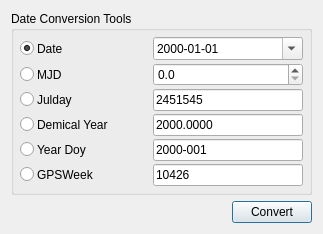
<?xml version="1.0" encoding="UTF-8"?>
<ui version="4.0">
 <class>Dialog</class>
 <widget class="QDialog" name="Dialog">
  <property name="geometry">
   <rect>
    <x>0</x>
    <y>0</y>
    <width>323</width>
    <height>218</height>
   </rect>
  </property>
  <property name="windowTitle">
   <string>Dialog</string>
  </property>
  <layout class="QGridLayout" name="gridLayout">
   <item row="0" column="0">
    <layout class="QVBoxLayout" name="verticalLayout_2">
     <item>
      <widget class="QGroupBox" name="groupBox">
       <property name="styleSheet">
        <string notr="true"/>
       </property>
       <property name="title">
        <string>Date Conversion Tools</string>
       </property>
       <layout class="QVBoxLayout" name="verticalLayout">
        <property name="spacing">
         <number>3</number>
        </property>
        <property name="margin">
         <number>6</number>
        </property>
        <item>
         <layout class="QHBoxLayout" name="horizontalLayout">
          <item>
           <widget class="QRadioButton" name="dateRadio">
            <property name="text">
             <string/>
            </property>
            <property name="checked">
             <bool>true</bool>
            </property>
           </widget>
          </item>
          <item>
           <widget class="QLabel" name="label">
            <property name="text">
             <string>Date</string>
            </property>
           </widget>
          </item>
          <item>
           <spacer name="horizontalSpacer">
            <property name="orientation">
             <enum>Qt::Horizontal</enum>
            </property>
            <property name="sizeHint" stdset="0">
             <size>
              <width>40</width>
              <height>20</height>
             </size>
            </property>
           </spacer>
          </item>
          <item>
           <widget class="QDateEdit" name="dateEdit">
            <property name="minimumSize">
             <size>
              <width>150</width>
              <height>0</height>
             </size>
            </property>
            <property name="maximumSize">
             <size>
              <width>150</width>
              <height>16777215</height>
             </size>
            </property>
            <property name="layoutDirection">
             <enum>Qt::LeftToRight</enum>
            </property>
            <property name="dateTime">
             <datetime>
              <hour>0</hour>
              <minute>0</minute>
              <second>0</second>
              <year>2000</year>
              <month>1</month>
              <day>1</day>
             </datetime>
            </property>
            <property name="time">
             <time>
              <hour>0</hour>
              <minute>0</minute>
              <second>0</second>
             </time>
            </property>
            <property name="minimumDateTime">
             <datetime>
              <hour>0</hour>
              <minute>0</minute>
              <second>0</second>
              <year>1975</year>
              <month>9</month>
              <day>14</day>
             </datetime>
            </property>
            <property name="displayFormat">
             <string>yyyy-MM-dd</string>
            </property>
            <property name="calendarPopup">
             <bool>true</bool>
            </property>
           </widget>
          </item>
         </layout>
        </item>
        <item>
         <layout class="QHBoxLayout" name="horizontalLayout_2">
          <item>
           <widget class="QRadioButton" name="mjdRadio">
            <property name="text">
             <string/>
            </property>
            <property name="checked">
             <bool>false</bool>
            </property>
           </widget>
          </item>
          <item>
           <widget class="QLabel" name="label_3">
            <property name="text">
             <string>MJD</string>
            </property>
           </widget>
          </item>
          <item>
           <spacer name="horizontalSpacer_2">
            <property name="orientation">
             <enum>Qt::Horizontal</enum>
            </property>
            <property name="sizeHint" stdset="0">
             <size>
              <width>40</width>
              <height>20</height>
             </size>
            </property>
           </spacer>
          </item>
          <item>
           <widget class="QDoubleSpinBox" name="mjdEdit">
            <property name="minimumSize">
             <size>
              <width>150</width>
              <height>0</height>
             </size>
            </property>
            <property name="maximumSize">
             <size>
              <width>150</width>
              <height>16777215</height>
             </size>
            </property>
            <property name="decimals">
             <number>1</number>
            </property>
            <property name="maximum">
             <double>99999.899999999994179</double>
            </property>
           </widget>
          </item>
         </layout>
        </item>
        <item>
         <layout class="QHBoxLayout" name="horizontalLayout_3">
          <item>
           <widget class="QRadioButton" name="juldayRadio">
            <property name="text">
             <string/>
            </property>
           </widget>
          </item>
          <item>
           <widget class="QLabel" name="label_2">
            <property name="text">
             <string>Julday</string>
            </property>
           </widget>
          </item>
          <item>
           <spacer name="horizontalSpacer_3">
            <property name="orientation">
             <enum>Qt::Horizontal</enum>
            </property>
            <property name="sizeHint" stdset="0">
             <size>
              <width>40</width>
              <height>20</height>
             </size>
            </property>
           </spacer>
          </item>
          <item>
           <widget class="QLineEdit" name="juldayEdit">
            <property name="minimumSize">
             <size>
              <width>150</width>
              <height>0</height>
             </size>
            </property>
            <property name="maximumSize">
             <size>
              <width>150</width>
              <height>16777215</height>
             </size>
            </property>
            <property name="text">
             <string>2451545</string>
            </property>
           </widget>
          </item>
         </layout>
        </item>
        <item>
         <layout class="QHBoxLayout" name="horizontalLayout_4">
          <item>
           <widget class="QRadioButton" name="dyRadio">
            <property name="text">
             <string/>
            </property>
           </widget>
          </item>
          <item>
           <widget class="QLabel" name="label_4">
            <property name="text">
             <string>Demical Year</string>
            </property>
           </widget>
          </item>
          <item>
           <spacer name="horizontalSpacer_4">
            <property name="orientation">
             <enum>Qt::Horizontal</enum>
            </property>
            <property name="sizeHint" stdset="0">
             <size>
              <width>40</width>
              <height>20</height>
             </size>
            </property>
           </spacer>
          </item>
          <item>
           <widget class="QLineEdit" name="dyEdit">
            <property name="minimumSize">
             <size>
              <width>150</width>
              <height>0</height>
             </size>
            </property>
            <property name="maximumSize">
             <size>
              <width>150</width>
              <height>16777215</height>
             </size>
            </property>
            <property name="text">
             <string>2000.0000</string>
            </property>
           </widget>
          </item>
         </layout>
        </item>
        <item>
         <layout class="QHBoxLayout" name="horizontalLayout_5">
          <item>
           <widget class="QRadioButton" name="ydRadio">
            <property name="text">
             <string/>
            </property>
           </widget>
          </item>
          <item>
           <widget class="QLabel" name="label_5">
            <property name="text">
             <string>Year Doy</string>
            </property>
           </widget>
          </item>
          <item>
           <spacer name="horizontalSpacer_5">
            <property name="orientation">
             <enum>Qt::Horizontal</enum>
            </property>
            <property name="sizeHint" stdset="0">
             <size>
              <width>40</width>
              <height>20</height>
             </size>
            </property>
           </spacer>
          </item>
          <item>
           <widget class="QLineEdit" name="ydEdit">
            <property name="minimumSize">
             <size>
              <width>150</width>
              <height>0</height>
             </size>
            </property>
            <property name="maximumSize">
             <size>
              <width>150</width>
              <height>16777215</height>
             </size>
            </property>
            <property name="text">
             <string>2000-001</string>
            </property>
           </widget>
          </item>
         </layout>
        </item>
        <item>
         <layout class="QHBoxLayout" name="horizontalLayout_7">
          <item>
           <widget class="QRadioButton" name="gpsweekRadio">
            <property name="text">
             <string/>
            </property>
           </widget>
          </item>
          <item>
           <widget class="QLabel" name="label_6">
            <property name="text">
             <string>GPSWeek</string>
            </property>
           </widget>
          </item>
          <item>
           <spacer name="horizontalSpacer_6">
            <property name="orientation">
             <enum>Qt::Horizontal</enum>
            </property>
            <property name="sizeHint" stdset="0">
             <size>
              <width>40</width>
              <height>20</height>
             </size>
            </property>
           </spacer>
          </item>
          <item>
           <widget class="QLineEdit" name="gpsweekEdit">
            <property name="minimumSize">
             <size>
              <width>150</width>
              <height>0</height>
             </size>
            </property>
            <property name="maximumSize">
             <size>
              <width>150</width>
              <height>16777215</height>
             </size>
            </property>
            <property name="text">
             <string>10426</string>
            </property>
           </widget>
          </item>
         </layout>
        </item>
       </layout>
      </widget>
     </item>
     <item>
      <layout class="QHBoxLayout" name="horizontalLayout_6">
       <item>
        <spacer name="horizontalSpacer_7">
         <property name="orientation">
          <enum>Qt::Horizontal</enum>
         </property>
         <property name="sizeHint" stdset="0">
          <size>
           <width>40</width>
           <height>20</height>
          </size>
         </property>
        </spacer>
       </item>
       <item>
        <widget class="QPushButton" name="conversionButton">
         <property name="text">
          <string>Convert</string>
         </property>
        </widget>
       </item>
      </layout>
     </item>
    </layout>
   </item>
  </layout>
 </widget>
 <resources/>
 <connections>
  <connection>
   <sender>mjdEdit</sender>
   <signal>editingFinished()</signal>
   <receiver>mjdRadio</receiver>
   <slot>click()</slot>
   <hints>
    <hint type="sourcelabel">
     <x>167</x>
     <y>65</y>
    </hint>
    <hint type="destinationlabel">
     <x>29</x>
     <y>68</y>
    </hint>
   </hints>
  </connection>
  <connection>
   <sender>juldayEdit</sender>
   <signal>textEdited(QString)</signal>
   <receiver>juldayRadio</receiver>
   <slot>click()</slot>
   <hints>
    <hint type="sourcelabel">
     <x>173</x>
     <y>86</y>
    </hint>
    <hint type="destinationlabel">
     <x>24</x>
     <y>90</y>
    </hint>
   </hints>
  </connection>
  <connection>
   <sender>dyEdit</sender>
   <signal>textEdited(QString)</signal>
   <receiver>dyRadio</receiver>
   <slot>click()</slot>
   <hints>
    <hint type="sourcelabel">
     <x>162</x>
     <y>114</y>
    </hint>
    <hint type="destinationlabel">
     <x>29</x>
     <y>116</y>
    </hint>
   </hints>
  </connection>
  <connection>
   <sender>ydEdit</sender>
   <signal>textEdited(QString)</signal>
   <receiver>ydRadio</receiver>
   <slot>click()</slot>
   <hints>
    <hint type="sourcelabel">
     <x>166</x>
     <y>134</y>
    </hint>
    <hint type="destinationlabel">
     <x>24</x>
     <y>137</y>
    </hint>
   </hints>
  </connection>
  <connection>
   <sender>dateEdit</sender>
   <signal>editingFinished()</signal>
   <receiver>dateRadio</receiver>
   <slot>click()</slot>
   <hints>
    <hint type="sourcelabel">
     <x>174</x>
     <y>45</y>
    </hint>
    <hint type="destinationlabel">
     <x>25</x>
     <y>42</y>
    </hint>
   </hints>
  </connection>
  <connection>
   <sender>gpsweekEdit</sender>
   <signal>textEdited(QString)</signal>
   <receiver>gpsweekRadio</receiver>
   <slot>click()</slot>
   <hints>
    <hint type="sourcelabel">
     <x>164</x>
     <y>161</y>
    </hint>
    <hint type="destinationlabel">
     <x>24</x>
     <y>162</y>
    </hint>
   </hints>
  </connection>
 </connections>
</ui>
